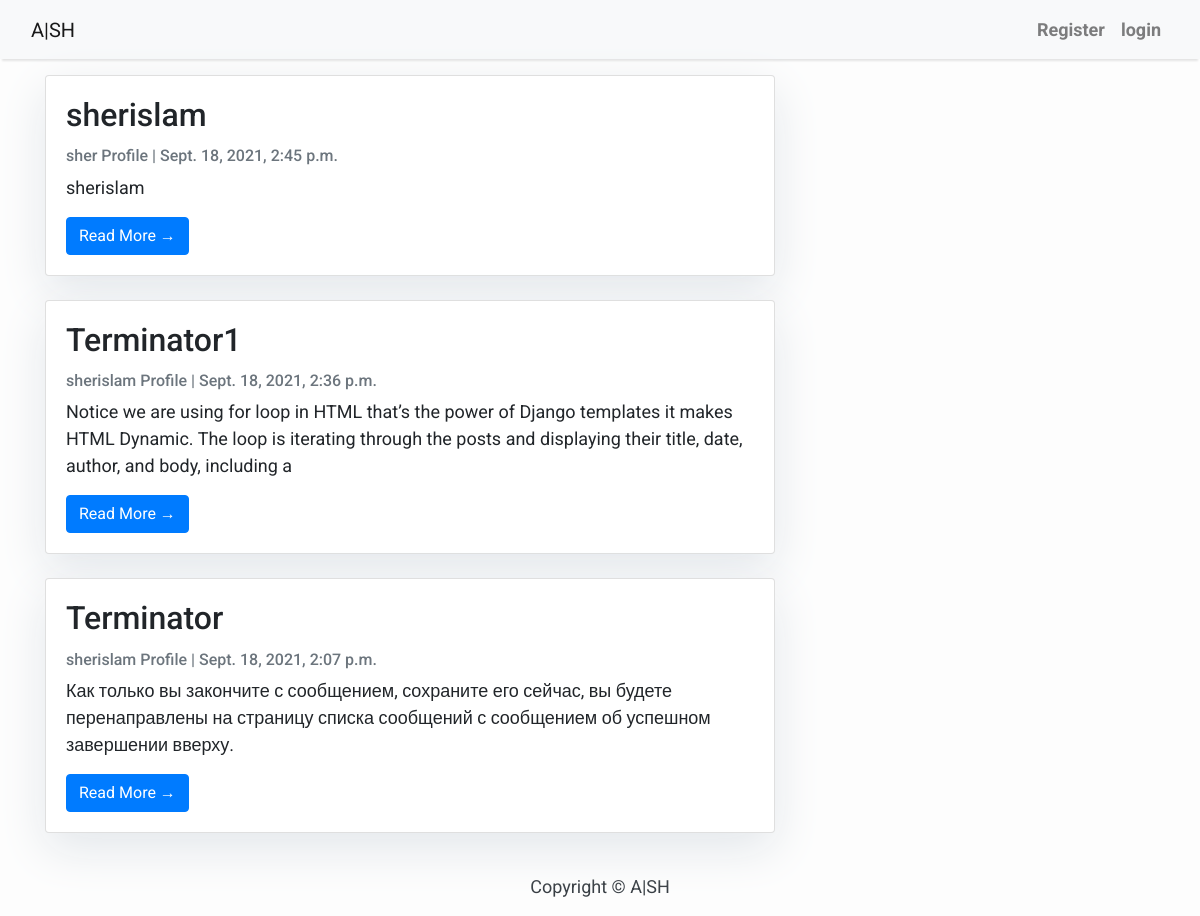
The page / on the database its author committed.
### posts/models.py (models this page shows, shortened)
class Post(models.Model):
    title = models.CharField(max_length=200, unique=True)
    slug = models.SlugField(max_length=200, unique=True)
    author = models.ForeignKey(User, on_delete= models.CASCADE,related_name='blog_posts')
    updated_on = models.DateTimeField(auto_now= True)
    content = models.TextField()
    created_on = models.DateTimeField(auto_now_add=True)
    status = models.IntegerField(choices=STATUS, default=0)
    class Meta:
        ordering = ['-created_on']

### author/models.py (models this page shows)
class User(AbstractUser):
    following = models.ManyToManyField(
        "self", blank=True, related_name="followers", symmetrical=False
    )
    bio = models.TextField(max_length=200, blank=True, default="Bio")
    website = models.URLField(max_length=200, blank=True)
    def __str__(self):
          return f"{self.username} Profile"

### posts/views.py (the view)
# urls.py: path('', views.PostList.as_view(), name='home'),
class PostList(generic.ListView):
    queryset = Post.objects.filter(status=1).order_by('-created_on')
    template_name = 'posts/index.html'

### author/templates/posts/index.html (shortened to what this page needs)
{% extends "base.html" %}
{% block content %}
<div class="container">
    <div class="row">
        <div class="col-md-8 mt-3 left">
            {% for post in post_list %}
            <div class="card mb-4">
                <div class="card-body">
                    <h2 class="card-title">{{ post.title }}</h2>
                    <p class="card-text text-muted h6">{{ post.author }} | {{ post.created_on}} </p>
                    <p class="card-text">{{post.content|slice:":200" }}</p>
                    <a href="{% url 'post_detail' post.slug  %}" class="btn btn-primary">Read More &rarr;</a>
                </div>
            </div>
            {% endfor %}
        </div>
    </div>
</div>
{%endblock%}

### author/templates/base.html (style rules this page uses)
body { font-family: "Roboto", sans-serif; font-size: 17px; background-color: #fdfdfd; }

### author/templates/posts/index.html (style rules this page uses)
body { font-family: "Roboto", sans-serif; font-size: 18px; background-color: #fdfdfd; }
.card { box-shadow: 0 16px 48px #E3E7EB; }

### rows shown on the page
Post: title "sherislam", author "sher Profile", created_on "Sept. 18, 2021, 2:45 p.m.", content "sherislam"
Post: title "Terminator1", author "sherislam Profile", created_on "Sept. 18, 2021, 2:36 p.m.", content "Notice we are using for loop in HTML that’s the power of Django templates it makes HTML Dynamic. The loop is iterating through the posts and displaying their title, date, author, and body, including a"
Post: title "Terminator", author "sherislam Profile", created_on "Sept. 18, 2021, 2:07 p.m.", content "Как только вы закончите с сообщением, сохраните его сейчас, вы будете перенаправлены на страницу списка сообщений с сообщением об успешном завершении вверху."
